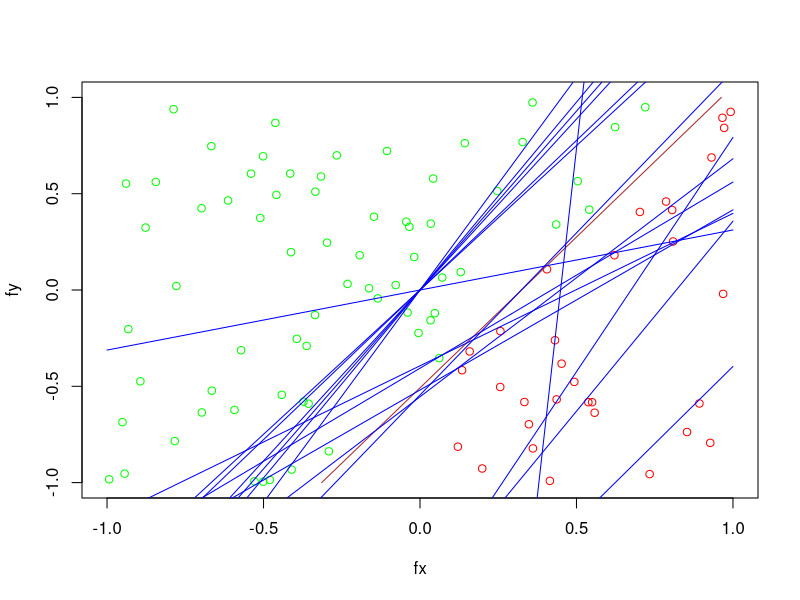
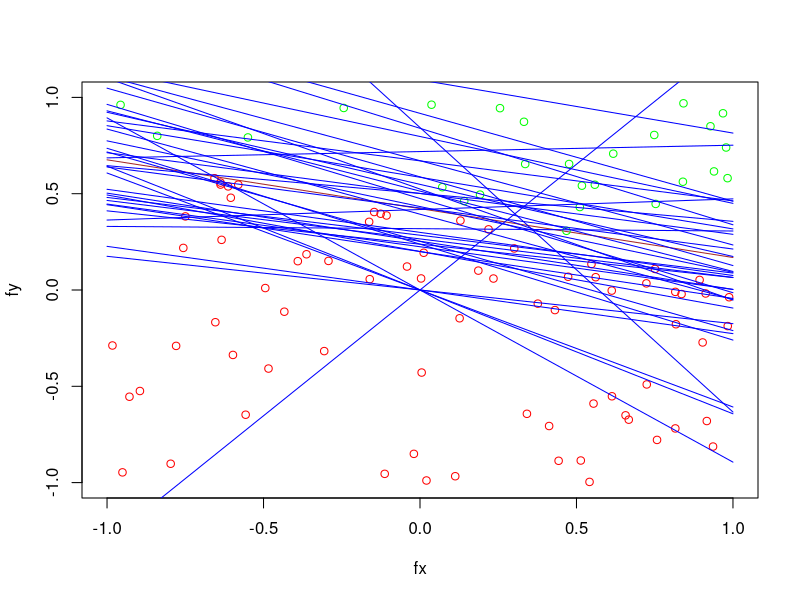
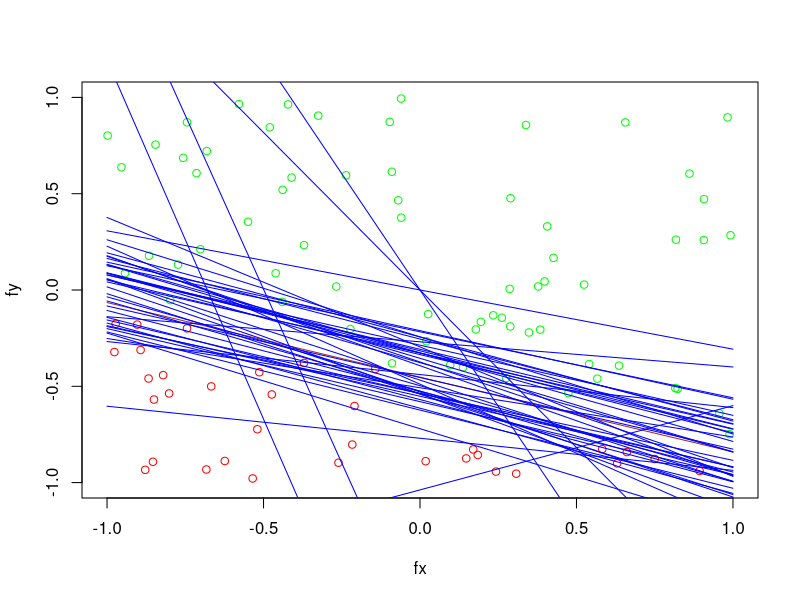
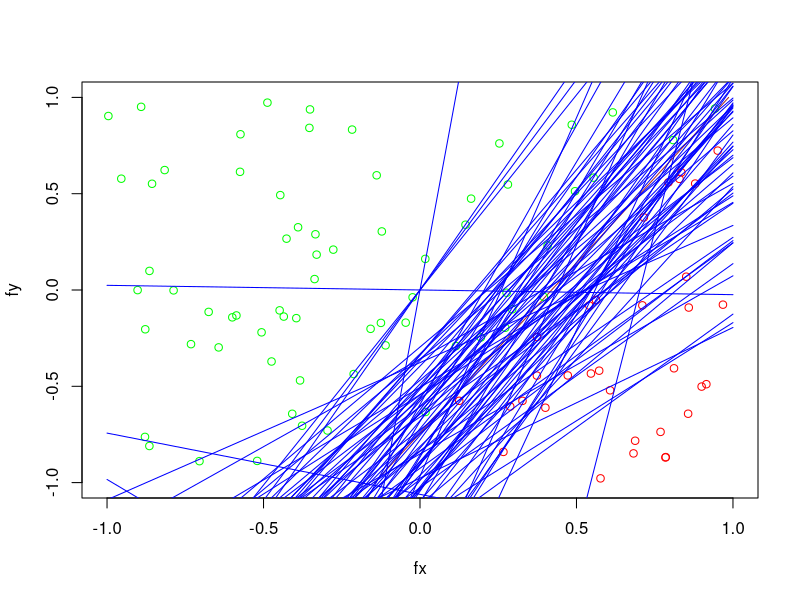
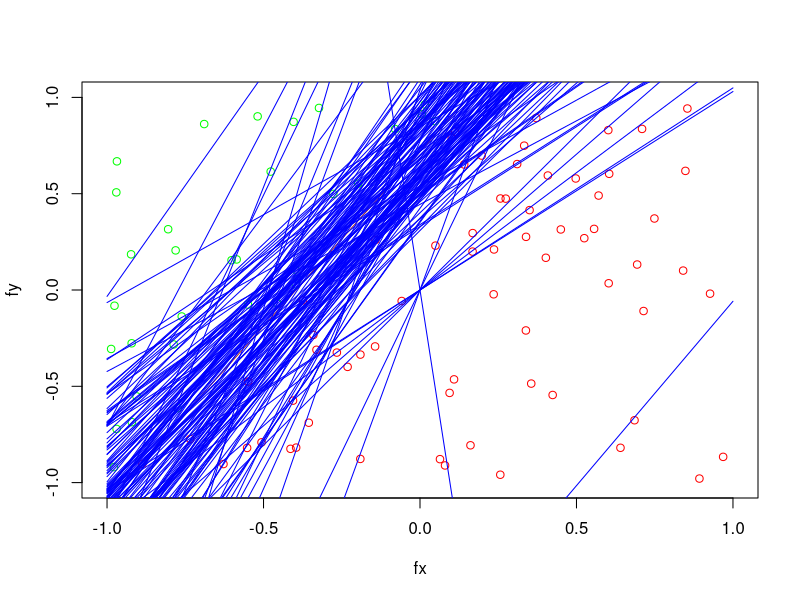
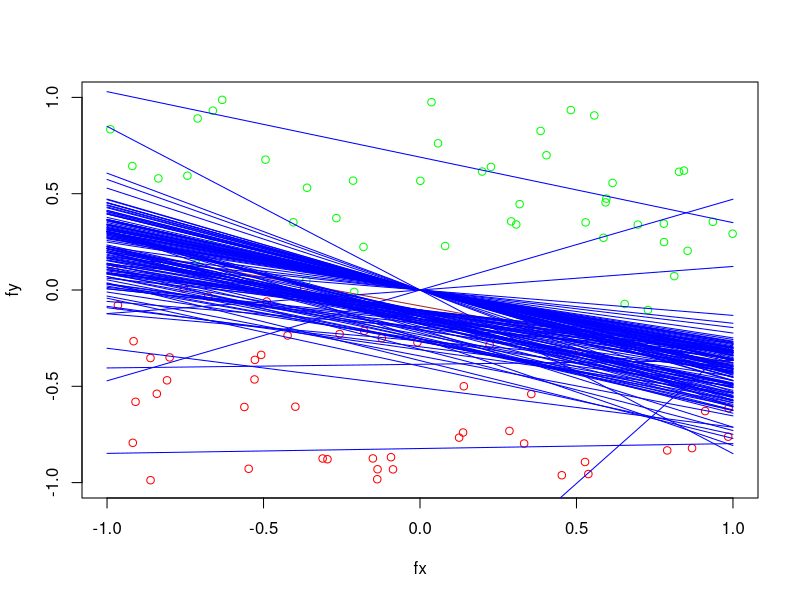
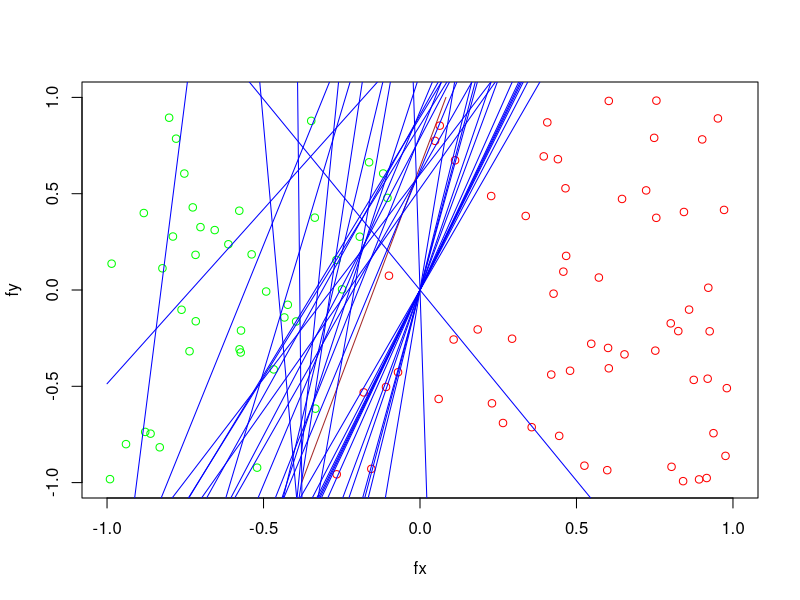
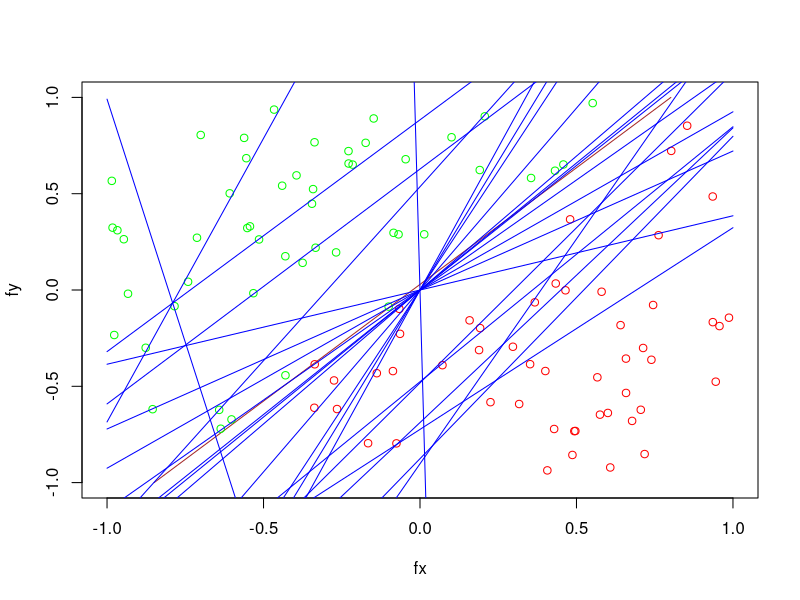

The R script that drew these images, in order:
#! /usr/bin/env Rscript
##implementation of PLA
count_loop = 0           #counting no of experiment

val = 0                  #counting no of iteration taken by PLA to converge

while(count_loop < 1000){                   
	N = 100                              #no of samples
 	dx <- runif(N,-1,1)                  #random data generation for experiment
 	dy <- runif(N,-1,1)
 	a = 1
 	b = sample (-1:1,1)
	while(a > 0){
		if(b > 0){
               	      fx <- c(-1,1)              
                      fy <- runif(2,-1,1)
                }
                else {
                      fx <-runif(2,-1,1) 
                      fy <- c(-1,1)
                }
        a=a-1
        } 
plot(fx , fy , xlim = c(-1,1) , ylim = c(-1,1) , type = "l" , col = "brown")            # plotting function or line f which is a desired function

m = ((fy[2] - fy[1]) / (fx[2] - fx[1]))         #calculating m,c of y=mx+c of line f
c = (fy[1] - (m*fx[1]))

i = 1 
j = 1
k = 1
gx <- vector()          #g for green points on graph and r for red
gy <- vector()  
rx <- vector()  
ry <- vector()
value <- vector()                        # vector containing desired output of data points
      
while(i < N+1){
	if((dy[i] - m*dx[i] - c) > 0){
		value[i] = 1
                gy[j] = dy[i]
        	gx[j] = dx[i]
          	j = j + 1
          }
        else{
                value[i] = -1
                ry[k] = dy[i]
                rx[k] = dx[i]
                k = k+1
          }
        i = i+1
        }

points(gx,gy,col = "green")                # plotting separated  points          
points(rx,ry,col = "red")

w <- c(0,0,0)
wm <- matrix(w,3,1)
py <- vector()
px <- c(1,-1)
cvalue <- vector()
itr = 0                                         
y = 1

while((y > 0) && (y < 100*N)){                      #body of PLA
i=1
	while(i < N+1){
		if (((wm[3,1]*dy[i]) + (wm[2,1]*dx[i]) + wm[1,1]) > 0) cvalue[i] = 1          # calculating values w.r.t given or updated weights
   		else cvalue[i] = -1
   		i = i+1
   		}
               
miss <- which(value != cvalue)
     if(length(miss) == 0){
	y = -1
     	print("converge")
	}
     else{
	index <- sample(miss,1)
   	wm <- wm + value[index]*(xm <- matrix(c(1,dx[index],dy[index]),3,1))      #updating weights
   	py[1] = (-wm[2,1] - wm[1,1]) / wm[3,1]
   	py[2] = (wm[2,1] - wm[1,1]) / wm[3,1]
   	points(px,py,col = "blue",type = "l")          # plotting line g 
   	itr = itr + 1
   	y = y + 1
   	}
}
val = val + itr
print(val)
print(count_loop)
count_loop = count_loop + 1
}

print(val / 1000)                   #taking average of all experiments